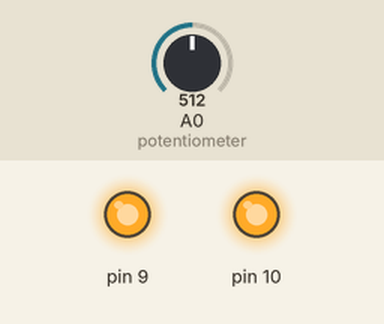
Simulated run of this sketch. Board: Arduino Uno, built with avr-gcc and run on an emulated ATmega328P. On the bench: output pins drawn as LEDs (lit = HIGH). Inputs (shaded band) come from the test bench; at power-on: A0 (potentiometer) = 512. What the sketch prints to the serial monitor is not drawn.

Above: at 1.4 s.
1.5 s: A0 (potentiometer) set to 0
At 1.8 s:
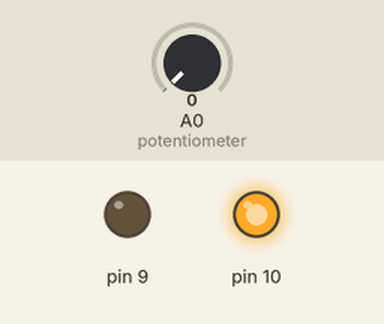
3.0 s: A0 (potentiometer) set to 122
At 4.1 s:
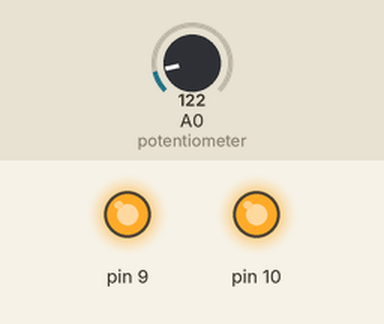
Timing chart, 0 to 6.0 s (numbered marks = the images above; inputs shaded):
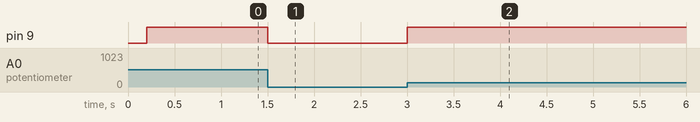

The sketch:

MTC_V4.ino
```cpp
/*
  Devin Hernandez
  Sophomore Project Lab
  PV-IES System
  10/9/23

  Fourth attempt to create an alternating PWM signal to control our gate driver. This time I am using the TimerOne library to control PWM.
  This code is designed to work based in a control voltage that ranges from 0V - 5V. This control voltage comes from a potentiometer.
  It will be modified to take a control voltage from a Solar Panel to properly control a battery's output.

  This code was generated by ChatGPT and further modified for use.

  Pins used:
    D9    PWM logic HIGH output
    D10   PWM Logic LOW output - is the compliment of D9
    A0    Analog input for the potentiometer - controls the PWM output of D9


  Software Version: 0.4.0
  Changelog:
      > 0.4.0   10/10/23
        -Code Generated


*/

#include <TimerOne.h>

const unsigned TOP = 16000;

void setup() {
  Serial.begin(115200);
  delay(200);

  pinMode(9, OUTPUT);
  pinMode(10, OUTPUT);

  Timer1.stop(); // Stop Timer1

  Timer1.initialize(1000000 / 500); // Set the timer to a 500 Hz (2000 µs period) frequency

  Timer1.pwm(9, TOP / 2 - 8);
  Timer1.pwm(10, TOP / 2 + 8);
}

void loop() {
  int sensorValue = analogRead(A0); // Read a value based on the potentiometer
  float voltage = sensorValue * (5.0 / 1023.0); // Map it to a range from 0 to 5
  int voltMap = voltage * (TOP / 5); // Map voltage from 0 to 5 to 0 to 16k

  // Calculate the values for pins 9 and 10
  int pwm9Value = constrain(voltMap - 8, 0, TOP);
  int pwm10Value = TOP - pwm9Value; // Make pin 10 the inverse of pin 9

  // Set the PWM values for pins 9 and 10
  Timer1.pwm(9, pwm9Value);
  Timer1.pwm(10, pwm10Value);

  // Add the value calculated from the potentiometer input to the compare registers.
  //Timer1.pwm(9, constrain(voltMap - 8, 0, TOP));
  //Timer1.pwm(10, constrain(voltMap + 8, 0, TOP));
  Serial.print(OCR1A);
  Serial.print(" ");
  Serial.println(OCR1B);
}
```

Measured:
- after the input at 1.5 s, pin 9: HIGH → LOW at once
- after the input at 3.0 s, pin 9: LOW → HIGH at once
